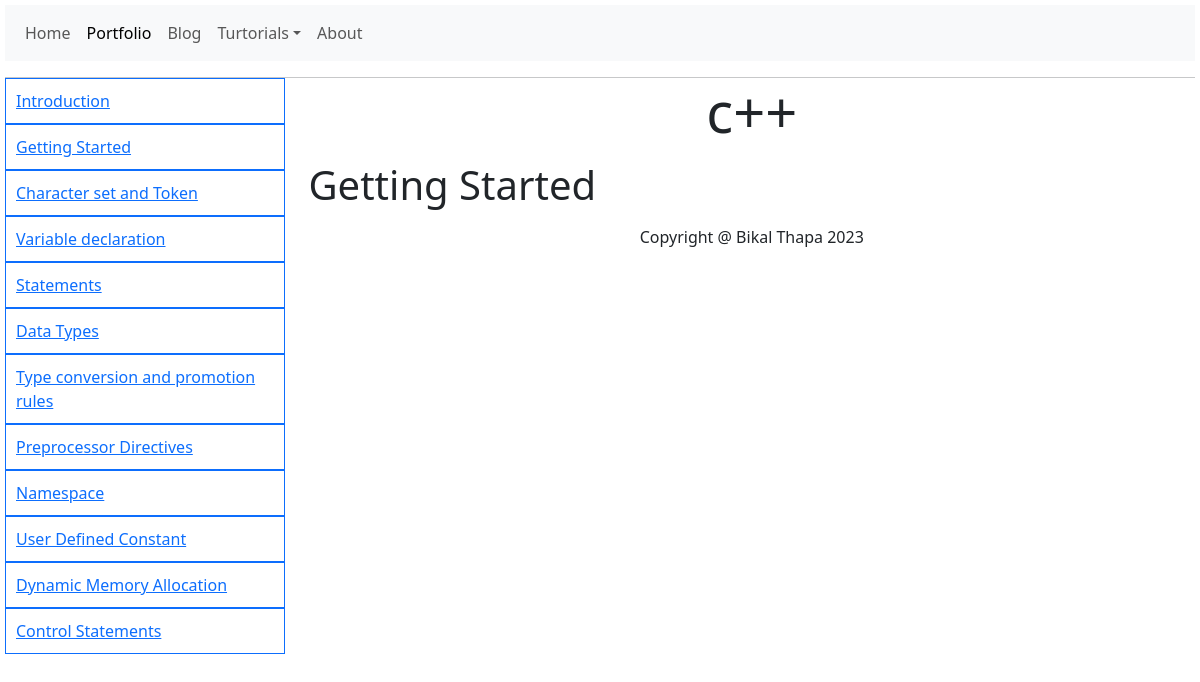
The page /turtorial.php?id=42&topic=Getting Started on the database its author committed.
### tables this page shows
CREATE TABLE `topic_src` (
  `topic_id` int(11) NOT NULL,
  `topic_name` varchar(255) DEFAULT NULL,
  `topic_src` varchar(255) DEFAULT NULL,
  `tut_id` int(11) DEFAULT NULL
);

CREATE TABLE `turtorial` (
  `tut_id` int(11) NOT NULL,
  `tut_name` varchar(255) DEFAULT NULL
);

### turtorial.php (the view, shortened to what this page needs)
<?php
include "connection.php";
$id = $_GET['id'];
$current_topic = $_GET['topic'];
?>
<!DOCTYPE html>
<html>
<head>
	<link href="https://cdn.jsdelivr.net/npm/bootstrap@5.3.1/dist/css/bootstrap.min.css" rel="stylesheet">
  <link rel="stylesheet" type="text/css" href="style.css">
</head>
<body>
	<nav class="navbar navbar-expand-lg bg-body-tertiary">
  <div class="container-fluid">
    <div class="collapse navbar-collapse" id="navbarSupportedContent">
      <ul class="navbar-nav me-auto mb-2 mb-lg-0">
        <li class="nav-item">
          <a class="nav-link" aria-current="page" href="index.php">Home</a>
        </li>
        <li>
        	<a class="nav-link active" href="portfolio.php">Portfolio</a>
        </li>
        <li class="nav-item">
        	<a class="nav-link" aria-current="page" href="blog.php">Blog</a>
        </li>
        <li class="nav-item dropdown">
          <a class="nav-link dropdown-toggle" href="#" role="button" data-bs-toggle="dropdown" aria-expanded="false">Turtorials</a>
            <?php
            $sql = "SELECT * FROM turtorial WHERE tut_id = $id";
            $results = mysqli_query($conn, $sql);
            if($results){
              $row = mysqli_fetch_assoc($results);
              $name = $row['tut_name'];
            }
            ?>
        </li>
        <li class="nav-item">
          <a class="nav-link" href="#">About</a>
        </li>
      </ul>
    </div>
  </div>
</nav>
<hr>
<div class="row" style="margin-top:-16px;">
  <ul class="col col-3" style="list-style:none; overflow-y:scroll; max-height:80vh;">
    <?php
      $sql = "SELECT * FROM topic_src WHERE tut_id = $id";
      $results = mysqli_query($conn, $sql);
      if($results){
        while($row = mysqli_fetch_assoc($results)){
          $topic_name = $row['topic_name'];
    ?>
    <a href="turtorial.php?id=<?php echo $id; ?>&topic=<?php echo $topic_name; ?>">
    <li class="border border-primary" style="padding:10px; margin:0px;"><?php echo $topic_name; ?></li>
    </a>
    <?php
        }
      }
    ?>
  </ul>
  <div class="col col-9">
    <p class="display-4 text-center"><?php echo $name; ?></p>
    <p class="display-6"><?php echo $current_topic; ?></p>
<div class="nav justify-content-center footer_div" style="margin-top:10px;">
  <p>Copyright @ Bikal Thapa 2023</p>
</div>
  </div>
</div>
</body>
</html>

### style.css (style rules this page uses)
.footer_div { bottom: 0px; width: 100%; }

### turtorial.php (style rules this page uses)
body { margin: 5px; }

### rows shown on the page
topic_src: topic_name "Introduction"
topic_src: topic_name "Getting Started"
topic_src: topic_name "Character set and Token"
topic_src: topic_name "Variable declaration"
topic_src: topic_name "Statements"
topic_src: topic_name "Data Types"
topic_src: topic_name "Type conversion and promotion rules"
topic_src: topic_name "Preprocessor Directives"
topic_src: topic_name "Namespace"
topic_src: topic_name "User Defined Constant"
topic_src: topic_name "Dynamic Memory Allocation"
topic_src: topic_name "Control Statements"
turtorial: tut_name "c++"

### other values the page prints
$current_topic "Getting Started"
